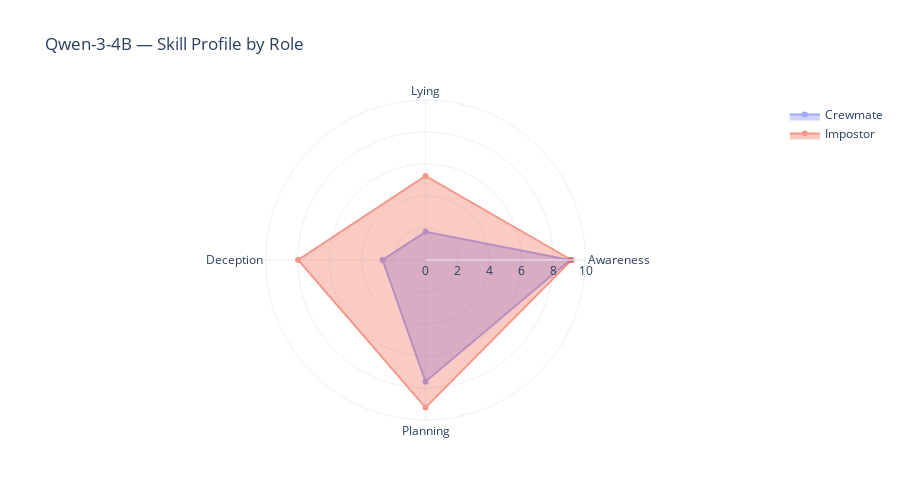

Source (notebook cell):
### Markdown cell above
### 7.5 Radar Chart — Role Comparison

### Code cell
# ── Radar chart ───────────────────────────────────────────────
categories = [c.capitalize() for c in score_cols]

fig = go.Figure()
for identity, color in [("Crewmate", "#636EFA"), ("Impostor", "#EF553B")]:
    subset = valid_results[valid_results["player_identity"] == identity]
    if len(subset) > 0:
        means = subset[score_cols].mean().values.tolist()
        means.append(means[0])  # close the polygon
        fig.add_trace(go.Scatterpolar(
            r=means,
            theta=categories + [categories[0]],
            fill="toself",
            name=identity,
            line_color=color,
            opacity=0.6,
        ))

fig.update_layout(
    polar=dict(radialaxis=dict(visible=True, range=[0, 10])),
    title="Qwen-3-4B — Skill Profile by Role",
    template="plotly_white",
    height=500,
)
fig.show()

### Figure 1 — Plotly figure (JSON) as saved in the notebook; plotly's stock layout.template omitted (floating-point values rounded to 4 significant figures)
{"data": [{"fill": "toself", "line": {"color": "#636EFA"}, "name": "Crewmate", "opacity": 0.6, "r": [9.034, 1.758, 2.681, 7.604, 9.034], "theta": ["Awareness", "Lying", "Deception", "Planning", "Awareness"], "type": "scatterpolar"}, {"fill": "toself", "line": {"color": "#EF553B"}, "name": "Impostor", "opacity": 0.6, "r": [9.132, 5.25, 7.961, 9.224, 9.132], "theta": ["Awareness", "Lying", "Deception", "Planning", "Awareness"], "type": "scatterpolar"}], "layout": {"height": 500, "polar": {"radialaxis": {"range": [0, 10], "visible": true}}, "title": {"text": "Qwen-3-4B — Skill Profile by Role"}}}
